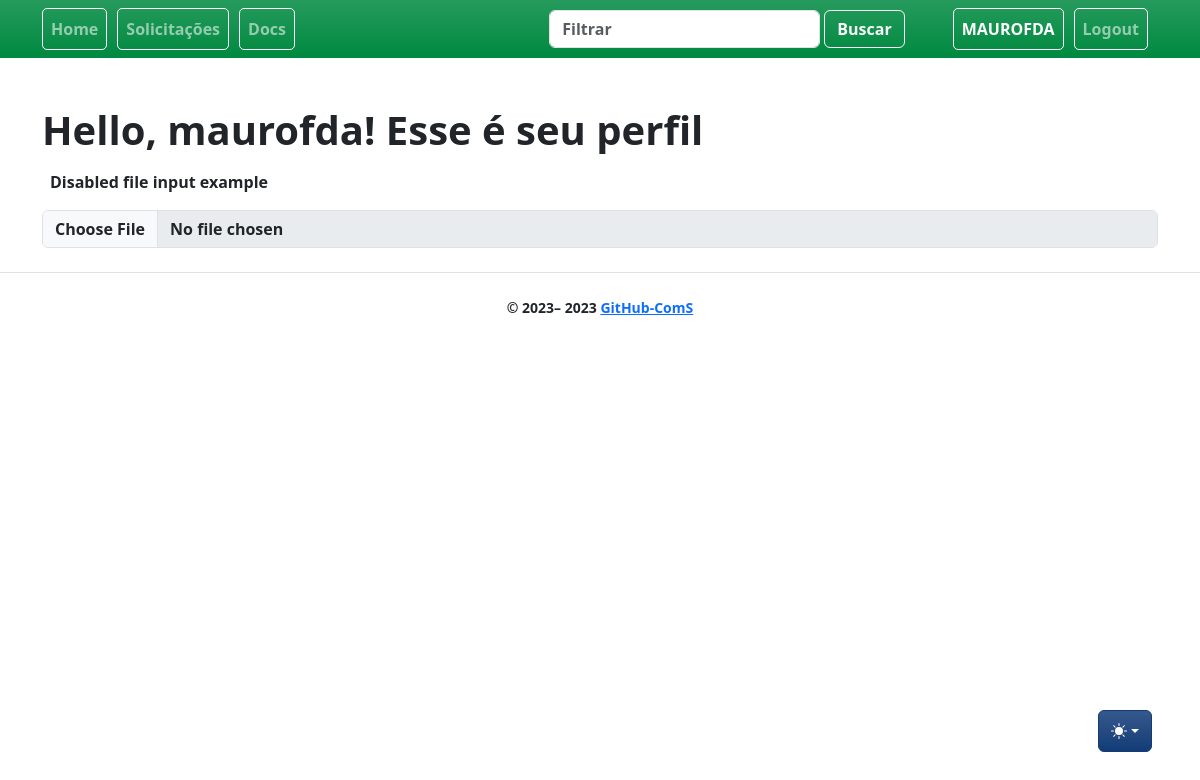
Before: /profile/ (signed in) with the older database file.
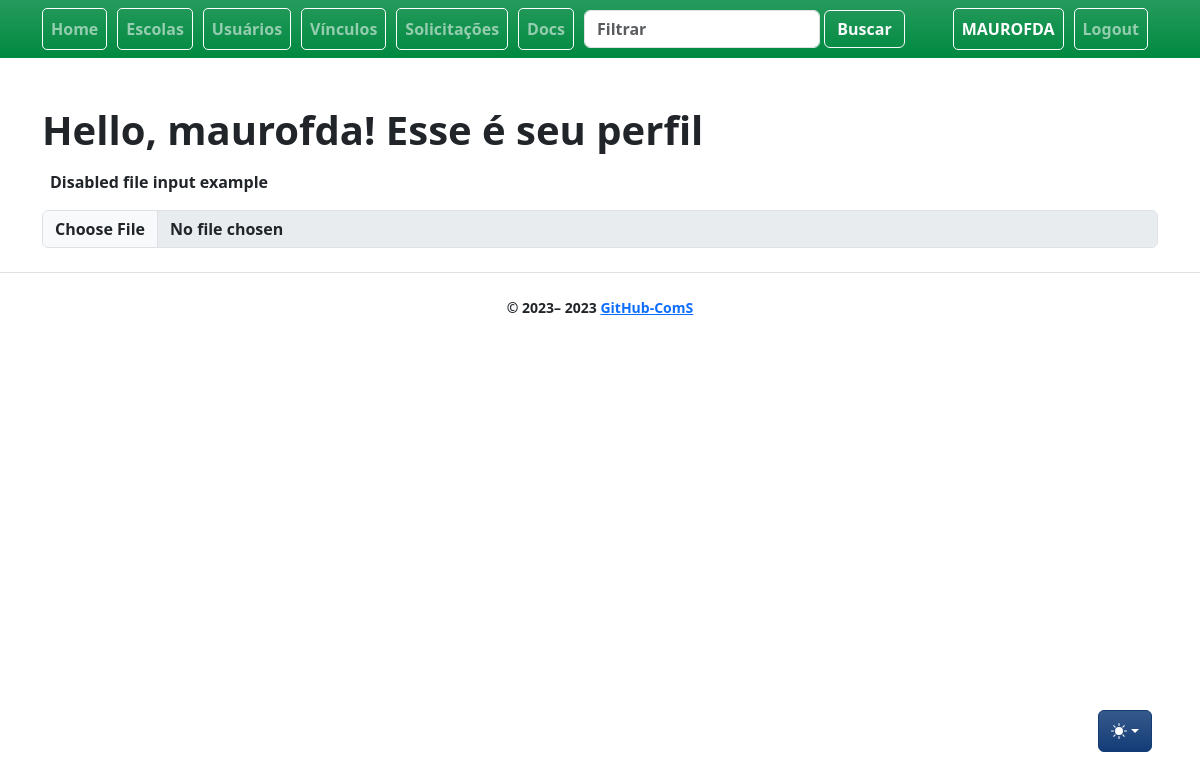
After: the same page with the newer database file.
### app/auth/controller.py (the view)
@bp.route("/profile/", methods=("GET", "POST"), strict_slashes=False)
def profile():
    return render_template("auth/profile.jinja2")

### app/auth/loaders.py (called while the page is built)
@login_manager.user_loader
def load_user(user_id):
    return User.query.get(int(user_id))

### app/templates/auth/profile.jinja2 (shortened to what this page needs)
{% extends 'base.jinja2' %}
{% from 'bootstrap5/form.html' import render_form %}
{% block content %}
<h1>Hello, {{ current_user.username}}! Esse é seu perfil</h1>
<div class="mb-3">
    <label for="formFileDisabled" class="form-label d-inline-flex p-2">Disabled file input example</label>
    <input class="form-control" type="file" id="formFileDisabled" disabled>
  </div>
{% endblock %}

### app/templates/base.jinja2 (shortened to what this page needs)
{% from 'bootstrap5/utils.html' import render_messages %}
{% from 'bootstrap5/form.html' import render_form %}
{% from 'bootstrap5/nav.html' import render_nav_item, render_breadcrumb_item %}
<!doctype html>
<html lang="pt-BR" data-bs-theme="auto">
  <head>
    {% block head %}
    {% block styles %}
    {{ bootstrap.load_css() }}
    <link href="/static/css/bootstrap.min.css" rel="stylesheet" type="text/css">
    {% endblock %}
    {% endblock %}
  </head>
  <body >
    <nav style="background:#008940;" class="navbar navbar-dark navbar-expand-lg mb-5 fs-6 fw-semibold mobile-toggler bg-gradient" >
      <div class="container" >
        <div class="collapse navbar-collapse text-white nav-pills" id="navbarSupportedContent">
          <ul class="navbar-nav mr-auto">
            <div class="nav_bar_box" >
              {{ render_nav_item('main.index', 'Home') }}
            </div>
            {% if current_user.is_student==False %}
            <div class="nav_bar_box">
              {{ render_nav_item('schools.index', 'Escolas') }}
            </div>
            <div class="nav_bar_box">
              {{ render_nav_item('users.index', 'Usuários') }}
            </div>
            <div class="nav_bar_box">
              {{ render_nav_item('linkages.index', 'Vínculos') }}
            </div>
            {% endif %}
            {% if current_user.is_authenticated %}
            <div class="nav_bar_box">
              {{ render_nav_item('solicitations.index', 'Solicitações') }}
            </div>
            <div class="nav_bar_box">
              {{ render_nav_item ('auth.upload', 'Docs') }}
            </div>
          </ul>
        </div>
        <div>
          <ul class="navbar-nav collapse navbar-collapse mr-auto " id="navbarSupportedContent">
            <form class="d-flex" role="search">
              <input class="form-control form-control me-1 bg-221259 container-fluid" type="search"
                placeholder="Filtrar" aria-label="Search" id="filter">
              <button class="btn btn-outline-light me-5" type="submit">Buscar</button>
            </form>
          </ul>
        </div>
        <div>
          <ul class="navbar-nav collapse navbar-collapse me-0" id="navbarSupportedContent">
            <div class="nav_bar_box ms-0">
              {{ render_nav_item('auth.profile', (current_user.username|upper)) }}
            </div>
            <div class="nav_bar_box ml-2">
              {{ render_nav_item('auth.logout', 'Logout') }}
            </div>
            {% elif not current_user.is_authenticated %}
            <div class="nav_bar_box">
              {{ render_nav_item('auth.login', 'Login') }}
            </div>
            {% endif %}
          </ul>
        </div>
      </div>
    </nav>
    <div class="dropdown position-fixed bottom-0 end-0 mb-5 me-5 bd-mode-toggle">
      <button class="btn btn-bd-primary py-2 dropdown-toggle d-flex align-items-center bg-gradient" id="bd-theme"
        type="button" title="Toggle theme" aria-expanded="false" data-bs-toggle="dropdown"
        aria-label="Toggle theme(auto)">
        <svg class="bi my-1 theme-icon-active" width="1em" height="1em" title="color mode">
          <use href="#circle-half"></use>
        </svg>
      </button>
    </div>
    <main class="container">
      {% block content %}
      {% endblock %}
    </main>
    <footer class="text-center">
      {% block footer %}
      <div class="d-flex flex-column flex-sm-row justify-content-center py-4 my-4 border-top">
        <small> &copy; 2023–
          <script>document.write(new Date().getFullYear())</script> <a
            href="https://github.com/mauro-fernandes/ComS-rottenpotatoes">GitHub-ComS</a>
        </small>
      </div>
      {% endblock %}
    </footer>
  </body>
</html>

Changed rows visible on the page:
changed User "maurofda": is_student True → False (drawn)
Other visible differences:
{{ render_nav_item('schools.index', 'Escolas') }}: (not shown) → "Escolas"
{{ render_nav_item('users.index', 'Usuários') }}: (not shown) → "Usuários"
{{ render_nav_item('linkages.index', 'Vínculos') }}: (not shown) → "Vínculos"
